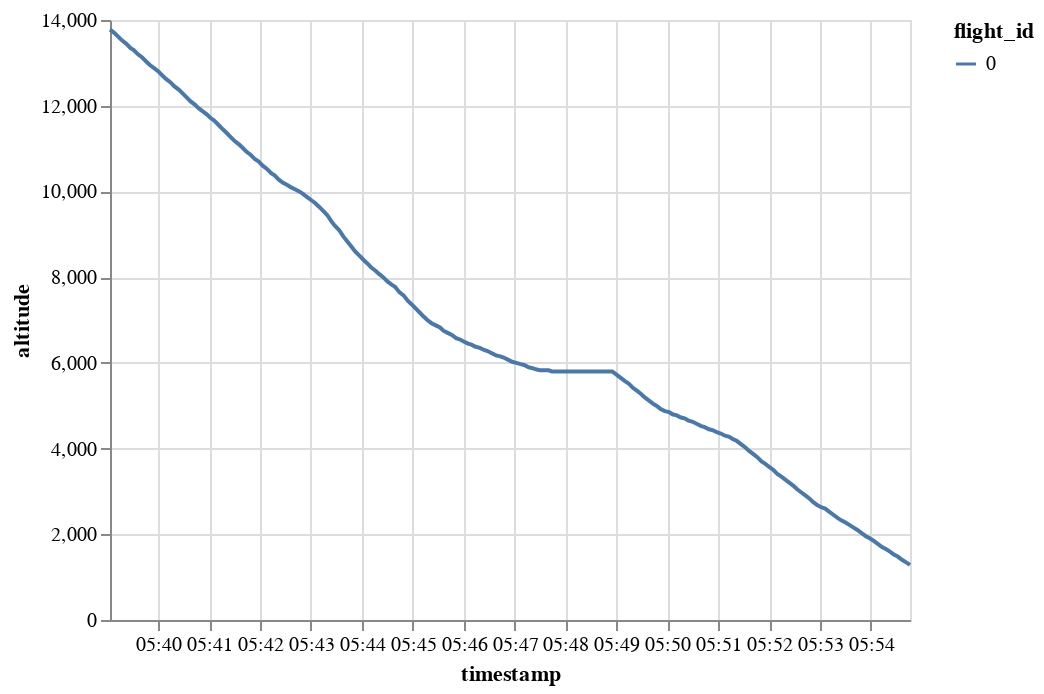

Notebook source saved alongside this figure:
### Code cell
traffic[0].chart().encode(alt.Y("altitude"), alt.X("timestamp"), alt.Color("flight_id"))

### Figure 1 — Vega-Lite specification as saved in the notebook (floating-point values rounded to 4 significant figures; data arrays with more than 128 entries replaced by an {"elided": "..."} marker saying what was removed)
{"config": {"view": {"continuousWidth": 400, "continuousHeight": 300}}, "data": {"name": "data-79dbcf0c73f5980680530b2c7bce25da"}, "mark": "line", "encoding": {"color": {"type": "nominal", "field": "flight_id"}, "x": {"type": "temporal", "field": "timestamp"}, "y": {"type": "quantitative", "field": "altitude"}}, "$schema": "https://vega.github.io/schema/vega-lite/v4.8.1.json", "datasets": {"data-79dbcf0c73f5980680530b2c7bce25da": {"elided": "200 records"}}}
